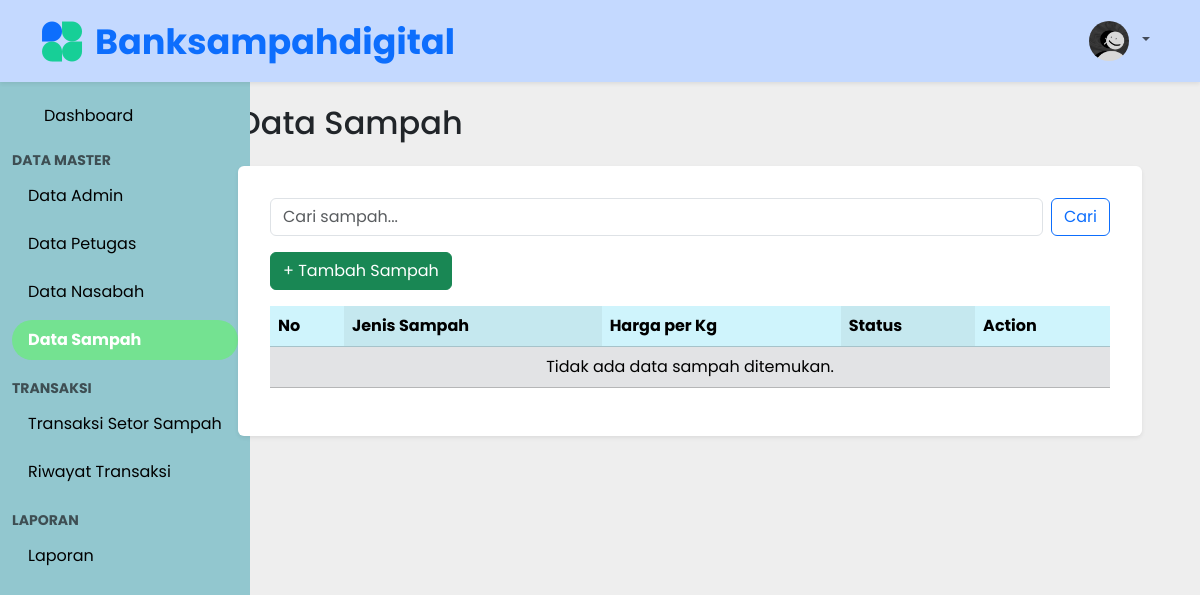
Before: /data_sampah.php (signed in) with the older database file.
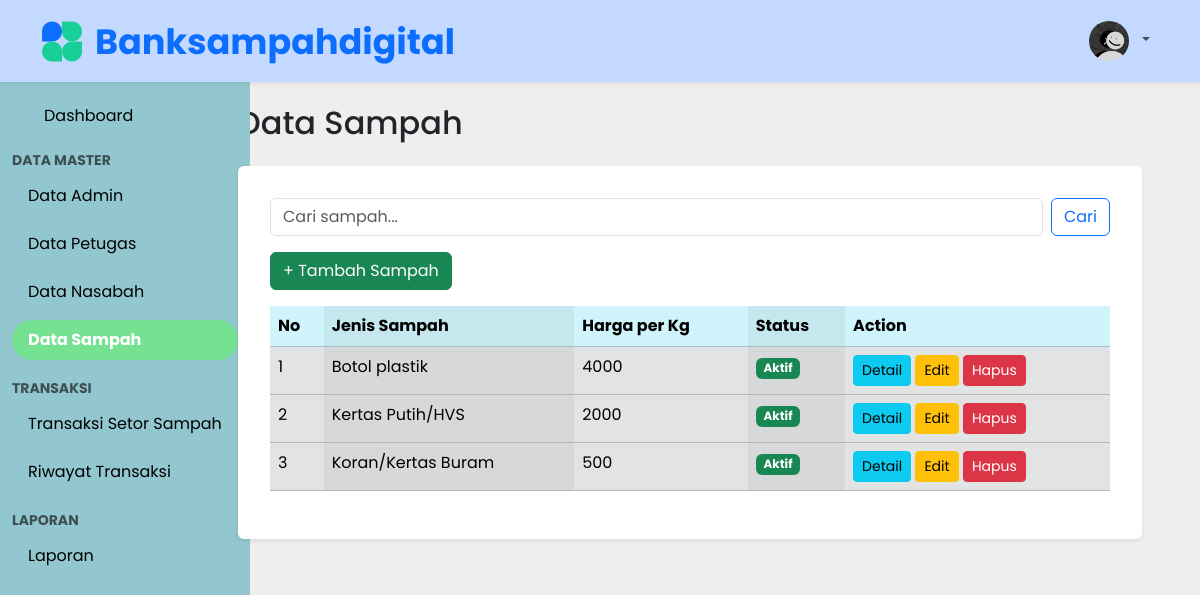
After: the same page with the newer database file.
### tables this page shows
CREATE TABLE `tb_sampah` (
  `id` int(11) NOT NULL,
  `jenis_sampah` varchar(50) NOT NULL,
  `harga_per_kg` int(11) NOT NULL,
  `deskripsi` varchar(50) DEFAULT NULL,
  `status` tinyint(1) NOT NULL DEFAULT 1,
  `created_at` timestamp NOT NULL DEFAULT current_timestamp(),
  `updated_at` timestamp NULL DEFAULT NULL
);

### data_sampah.php (the view, shortened to what this page needs)
<?php
require 'middleware/auth.php';
$where = "";
$keyword = isset($_GET['search']) ? $_GET['search'] : '';
$result = $koneksi->query("SELECT * FROM tb_sampah $where");
$data = [];
if ($result->num_rows > 0) {
    while ($row = $result->fetch_assoc()) {
        $data[] = $row;
    }
}
?>
<?php require_once 'template/header.php'; ?>
<div class="sidebar">
    <div class="container">
        <ul class="nav nav-pills flex-column mt-3">
            <li class="nav-link"><a class="nav-link" href="index.php">Dashboard</a></li>
            <li class="nav-item mt-1 mb-1"><span class="text-muted text-uppercase fw-bold small">Data Master</span></li>
            <li class="nav-item mb-2"><a class="nav-link" href="data_admin.php">Data Admin</a></li>
            <li class="nav-item mb-2"><a class="nav-link" href="data_petugas.php">Data Petugas</a></li>
            <li class="nav-item mb-2"><a class="nav-link" href="data_nasabah.php">Data Nasabah</a></li>
            <li class="nav-item mb-2"><a class="nav-link active fw-bold" href="data_sampah.php">Data Sampah</a></li>
            <li class="nav-item mt-2 mb-1"><span class="text-muted text-uppercase fw-bold small">Transaksi</span></li>
            <li class="nav-item mb-2"><a class="nav-link" href="setor_sampah.php">Transaksi Setor Sampah</a></li>
            <li class="nav-item mb-2"><a class="nav-link" href="riwayat_setor.php">Riwayat Transaksi</a></li>
            <li class="nav-item mt-2 mb-1"><span class="text-muted text-uppercase fw-bold small">Laporan</span></li>
            <li class="nav-item mb-2"><a class="nav-link" href="laporan.php">Laporan</a></li>
        </ul>
    </div>
</div>
<div class="content pt-5 ms-250 px-3">
    <h2 class="mb-4">Data Sampah</h2>
    <div class="card shadow-sm border-0 p-3">
        <div class="card-body">
            <form class="d-flex mb-3" method="GET">
                <input class="form-control me-2" type="search" name="search" placeholder="Cari sampah..."
                    value="<?= htmlspecialchars($keyword) ?>">
                <button class="btn btn-outline-primary" type="submit">Cari</button>
            </form>
            <a href="tambah_sampah.php" class="btn btn-success mb-3">+ Tambah Sampah</a>
            <table class="table table-striped-columns table-hover">
                <thead class="table-info">
                    <tr>
                        <th>No</th>
                        <th>Jenis Sampah</th>
                        <th>Harga per Kg</th>
                        <th>Status</th>
                        <th>Action</th>
                    </tr>
                </thead>
                <tbody class="table-secondary">
                    <?php if (empty($data)): ?>
                        <tr>
                            <td colspan="8" class="text-center">Tidak ada data sampah ditemukan.</td>
                        </tr>
                    <?php else: ?>
                        <?php
                        foreach ($data as $index => $row):
                            ?>
                            <tr>
                                <td><?= $index + 1 ?></td>
                                <td><?= htmlspecialchars($row['jenis_sampah']) ?></td>
                                <td><?= htmlspecialchars($row['harga_per_kg']) ?></td>
                                <td>
                                    <?php if ($row['status'] == true): ?>
                                        <span class="badge bg-success">Aktif</span>
                                    <?php else: ?>
                                        <span class="badge bg-secondary">Nonaktif</span>
                                    <?php endif; ?>
                                </td>
                                <td>
                                    <button class="btn btn-info btn-sm" data-bs-toggle="modal"
                                        data-bs-target="#modalDetail<?= $row['id'] ?>">
                                        Detail
                                    </button>
                                    <a href="ubah_sampah.php?id=<?= $row['id'] ?>" class="btn btn-sm btn-warning">Edit</a>
                                    <a href="hapus_sampah.php?id=<?= $row['id'] ?>"
                                        onclick="return confirm('Yakin ingin menghapus data ini?')"
                                        class="btn btn-sm btn-danger">Hapus</a>
                                </td>
                            </tr>
                        <?php endforeach; ?>
                    <?php endif; ?>
                </tbody>
            </table>
        </div>
    </div>
</div>
</div>
</body>
</html>

Changed rows visible on the page:
added tb_sampah: jenis_sampah "Botol plastik", harga_per_kg "4000", status "Aktif"
added tb_sampah: jenis_sampah "Kertas Putih/HVS", harga_per_kg "2000", status "Aktif"
added tb_sampah: jenis_sampah "Koran/Kertas Buram", harga_per_kg "500", status "Aktif"
Other visible differences:
text no longer shown: "Tidak ada data sampah ditemukan."
